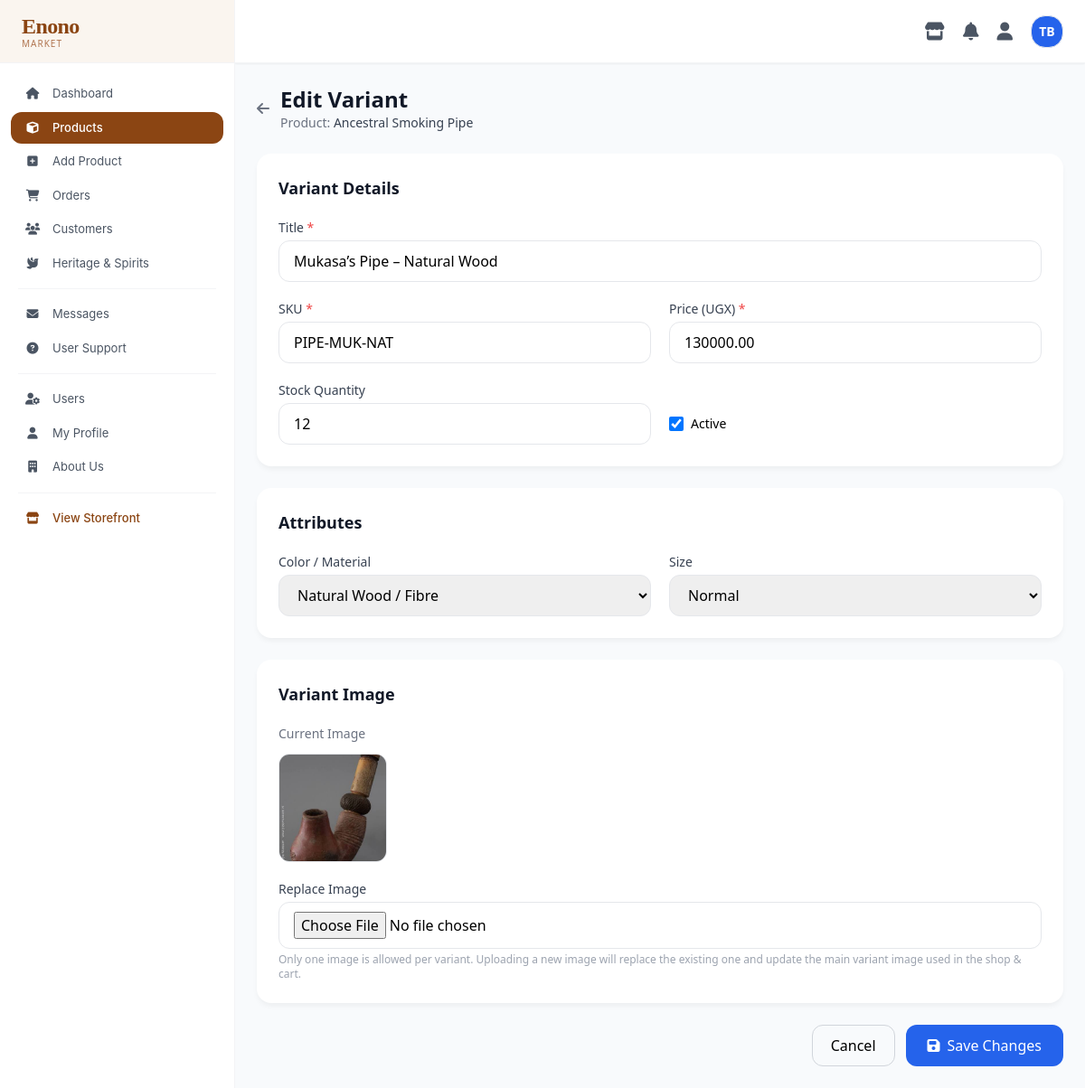
The app's page /Dashboard/edit-variant.php?id=1 (signed in) with its own data.
### tables this page shows
CREATE TABLE `products` (
  `id` bigint(20) NOT NULL,
  `category_id` int(11) DEFAULT NULL,
  `spirit_id` int(11) DEFAULT NULL,
  `name` varchar(200) NOT NULL,
  `short_description` text DEFAULT NULL,
  `long_description` text DEFAULT NULL,
  `heritage_title` varchar(200) DEFAULT 'Heritage & History',
  `heritage_body` text DEFAULT NULL,
  `base_price` decimal(12,2) NOT NULL,
  `currency` char(3) DEFAULT 'UGX',
  `is_active` tinyint(1) DEFAULT 1,
  `is_featured` tinyint(1) DEFAULT 0,
  `meta_title` varchar(200) DEFAULT NULL,
  `meta_description` text DEFAULT NULL,
  `created_at` timestamp NOT NULL DEFAULT current_timestamp(),
  `updated_at` timestamp NOT NULL DEFAULT current_timestamp() ON UPDATE current_timestamp()
);

CREATE TABLE `product_variants` (
  `id` bigint(20) NOT NULL,
  `product_id` bigint(20) NOT NULL,
  `spirit_id` int(11) DEFAULT NULL,
  `sku` varchar(50) NOT NULL,
  `name` varchar(250) NOT NULL,
  `title` varchar(250) NOT NULL,
  `image_url` varchar(500) DEFAULT NULL,
  `price` decimal(12,2) NOT NULL,
  `compare_at_price` decimal(12,2) DEFAULT NULL,
  `cost_price` decimal(12,2) DEFAULT NULL,
  `stock_quantity` int(11) NOT NULL DEFAULT 0,
  `low_stock_threshold` int(11) DEFAULT 5,
  `weight_grams` int(11) DEFAULT NULL,
  `is_active` tinyint(1) DEFAULT 1,
  `created_at` timestamp NOT NULL DEFAULT current_timestamp(),
  `updated_at` timestamp NOT NULL DEFAULT current_timestamp() ON UPDATE current_timestamp()
);

CREATE TABLE `attribute_types` (
  `id` int(11) NOT NULL,
  `name` varchar(50) NOT NULL,
  `display_name` varchar(80) NOT NULL,
  `sort_order` int(11) DEFAULT 0
);

### Dashboard/edit-variant.php (the view, shortened to what this page needs)
<?php
require_once __DIR__ . '/../config/database-connection.php';
$variantId = (int)($_GET['id'] ?? 0);
$productId = (int)($_GET['product_id'] ?? 0);
$isEdit = $variantId > 0;
$variant = null;
$currentAttributes = [];
$currentImage = null;
if ($isEdit) {
    $stmt = $pdo->prepare("SELECT * FROM product_variants WHERE id = ?");
    $stmt->execute([$variantId]);
    $variant = $stmt->fetch(PDO::FETCH_ASSOC);
    $productId = (int)$variant['product_id'];
    $attrStmt = $pdo->prepare("
        SELECT attribute_value_id
        FROM product_variant_attributes
        WHERE variant_id = ?
    ");
    $attrStmt->execute([$variantId]);
    $currentAttributes = $attrStmt->fetchAll(PDO::FETCH_COLUMN);
    if (!empty($variant['image_url'])) {
        $currentImage = ['url' => $variant['image_url']];
    }
}
$stmt = $pdo->prepare("SELECT id, name, spirit_id FROM products WHERE id = ?");
$stmt->execute([$productId]);
$product = $stmt->fetch(PDO::FETCH_ASSOC);
$attrTypes = $pdo->query("
    SELECT id, name, display_name
    FROM attribute_types
    ORDER BY sort_order
")->fetchAll(PDO::FETCH_ASSOC);
$attrValues = [];
foreach ($attrTypes as $type) {
    $vals = $pdo->prepare("
        SELECT id, value, display_value
        FROM attribute_values
        WHERE attribute_type_id = ?
        ORDER BY sort_order, display_value
    ");
    $vals->execute([$type['id']]);
    $attrValues[$type['id']] = $vals->fetchAll(PDO::FETCH_ASSOC);
}
?>
<!DOCTYPE html>
<html lang="en">
<head>
    <script src="https://cdn.tailwindcss.com"></script>
    <link rel="stylesheet" href="https://cdnjs.cloudflare.com/ajax/libs/font-awesome/6.7.2/css/all.min.css">
</head>
<body class="flex h-screen overflow-hidden">
<?php include __DIR__ . '/includes/sidebar.php'; ?>
<div class="flex-1 flex flex-col h-full overflow-hidden">
    <?php include __DIR__ . '/includes/topbar.php'; ?>
    <div class="flex-1 overflow-auto p-6">
        <div class="max-w-7xl mx-auto">
            <div class="flex items-center gap-3 mb-6">
                <a href="view-product.php?id=<?= $productId ?>" class="text-gray-500 hover:text-gray-800">
                    <i class="fa fa-arrow-left"></i>
                </a>
                <div>
                    <h1 class="text-2xl font-semibold text-gray-900">
                        <?= $isEdit ? 'Edit Variant' : 'Add Variant' ?>
                    </h1>
                    <p class="text-gray-500 text-sm">
                        Product: <span class="font-medium text-gray-700"><?= htmlspecialchars($product['name']) ?></span>
                    </p>
                </div>
            </div>
            <form method="POST" enctype="multipart/form-data" id="variantForm">
                <div class="card p-6 mb-6">
                    <h2 class="text-lg font-semibold text-gray-900 mb-5">Variant Details</h2>
                    <div class="grid grid-cols-1 md:grid-cols-2 gap-5">
                        <div class="md:col-span-2">
                            <label class="block text-sm font-medium text-gray-700 mb-1">Title <span class="text-red-500">*</span></label>
                            <input type="text" name="title" required
                                   value="<?= htmlspecialchars($variant['title'] ?? '') ?>"
                                   class="w-full px-4 py-2.5 border border-gray-200 rounded-xl focus:outline-none focus:border-blue-500"
                                   placeholder="e.g. Mukasa’s Pipe – Natural Wood">
                        </div>
                        <div>
                            <label class="block text-sm font-medium text-gray-700 mb-1">SKU <span class="text-red-500">*</span></label>
                            <input type="text" name="sku" required
                                   value="<?= htmlspecialchars($variant['sku'] ?? '') ?>"
                                   class="w-full px-4 py-2.5 border border-gray-200 rounded-xl focus:outline-none focus:border-blue-500">
                        </div>
                        <div>
                            <label class="block text-sm font-medium text-gray-700 mb-1">Price (UGX) <span class="text-red-500">*</span></label>
                            <input type="number" name="price" required min="0" step="100"
                                   value="<?= $variant['price'] ?? '' ?>"
                                   class="w-full px-4 py-2.5 border border-gray-200 rounded-xl focus:outline-none focus:border-blue-500">
                        </div>
                        <div>
                            <label class="block text-sm font-medium text-gray-700 mb-1">Stock Quantity</label>
                            <input type="number" name="stock_quantity" min="0"
                                   value="<?= $variant['stock_quantity'] ?? 10 ?>"
                                   class="w-full px-4 py-2.5 border border-gray-200 rounded-xl focus:outline-none focus:border-blue-500">
                        </div>
                        <div class="flex items-center gap-6 pt-6">
                            <label class="flex items-center gap-2 cursor-pointer">
                                <input type="checkbox" name="is_active" value="1"
                                       <?= ($variant['is_active'] ?? 1) ? 'checked' : '' ?> class="w-4 h-4">
                                <span class="text-sm font-medium">Active</span>
                            </label>
                        </div>
                    </div>
                </div>
                <div class="card p-6 mb-6">
                    <h2 class="text-lg font-semibold text-gray-900 mb-5">Attributes</h2>
                    <div class="grid grid-cols-1 md:grid-cols-2 gap-5">
                        <?php foreach ($attrTypes as $type): ?>
                            <div>
                                <label class="block text-sm font-medium text-gray-700 mb-1">
                                    <?= htmlspecialchars($type['display_name']) ?>
                                </label>
                                <div class="flex flex-col sm:flex-row gap-2">
                                    <select name="attributes[<?= $type['id'] ?>]"
                                            class="flex-1 min-w-0 px-4 py-2.5 border border-gray-200 rounded-xl focus:outline-none focus:border-blue-500 attr-select"
                                            onchange="toggleNewAttr(this)">
                                        <?php foreach ($attrValues[$type['id']] as $val): ?>
                                            <option value="<?= $val['id'] ?>"
                                                <?= in_array($val['id'], $currentAttributes) ? 'selected' : '' ?>>
                                                <?= htmlspecialchars($val['display_value']) ?>
                                            </option>
                                        <?php endforeach; ?>
                                    </select>
                                </div>
                            </div>
                        <?php endforeach; ?>
                    </div>
                </div>
                <div class="card p-6 mb-6">
                    <h2 class="text-lg font-semibold text-gray-900 mb-5">Variant Image</h2>
                    <?php if ($currentImage): ?>
                        <div class="mb-5">
                            <p class="text-sm text-gray-500 mb-3">Current Image</p>
                            <img src="../<?= htmlspecialchars($currentImage['url']) ?>"
                                 class="img-preview border border-gray-200"
                                 onerror="this.src='../images/drum_logo.jpg'">
                        </div>
                    <?php endif; ?>
                    <div>
                        <label class="block text-sm font-medium text-gray-700 mb-1">
                            <?= $currentImage ? 'Replace Image' : 'Upload Image' ?>
                        </label>
                        <input type="file" name="variant_image" accept="image/*"
                               class="w-full px-4 py-2.5 border border-gray-200 rounded-xl focus:outline-none focus:border-blue-500">
                        <p class="text-xs text-gray-400 mt-1">
                            Only one image is allowed per variant. Uploading a new image will replace the existing one
                            and update the main variant image used in the shop & cart.
                        </p>
                    </div>
                </div>
                <div class="flex justify-end gap-3">
                    <a href="view-product.php?id=<?= $productId ?>"
                       class="px-5 py-2.5 rounded-xl border border-gray-300 hover:bg-gray-50 font-medium">
                        Cancel
                    </a>
                    <button type="submit"
                            class="bg-blue-600 hover:bg-blue-700 text-white px-6 py-2.5 rounded-xl font-medium flex items-center gap-2">
                        <i class="fa fa-save"></i>
                        <?= $isEdit ? 'Save Changes' : 'Create Variant' ?>
                    </button>
                </div>
            </form>
        </div>
    </div>
</div>
</body>
</html>

### Dashboard/edit-variant.php (style rules this page uses)
body { background-color: #f8fafc; }
.card { background: white; border-radius: 16px; box-shadow: 0 4px 6px -1px rgb(0 0 0 / 0.05); }
.img-preview { width: 120px; height: 120px; object-fit: cover; border-radius: 12px; background: #f1f5f9; }

### records on screen
products: name "Ancestral Smoking Pipe"
product_variants: title "Mukasa’s Pipe – Natural Wood", sku "PIPE-MUK-NAT", price "130000.00", stock_quantity "12", is_active "☑", image_url (picture)
attribute_types: display_name "Color / Material"
attribute_types: display_name "Size"

### other values on screen
$initials "TB"
form field value "Natural Wood / Fibre"
form field value "Normal"
